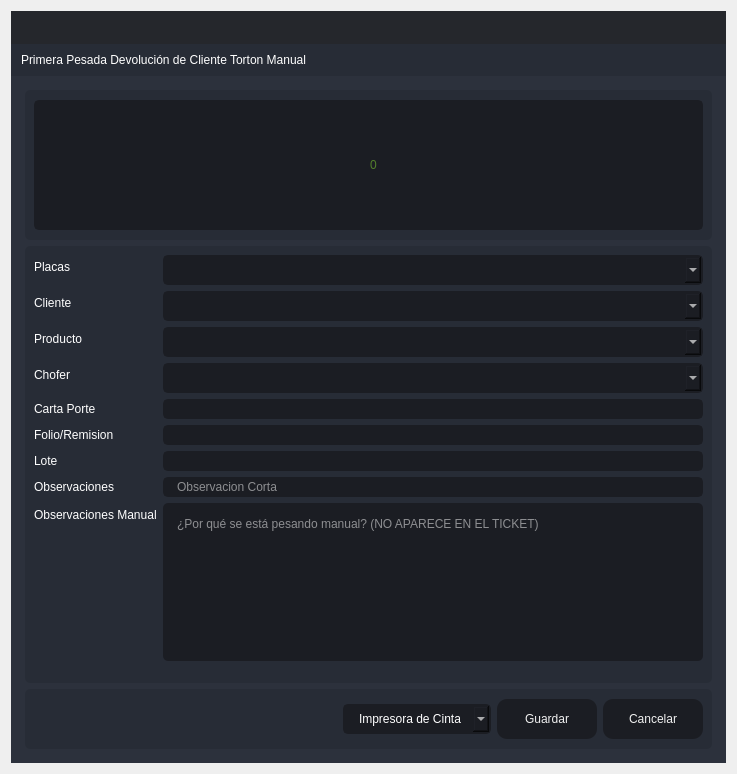
<?xml version="1.0" encoding="UTF-8"?>
<ui version="4.0">
 <class>PrimeraPDC</class>
 <widget class="QDialog" name="PrimeraPDC">
  <property name="windowModality">
   <enum>Qt::ApplicationModal</enum>
  </property>
  <property name="geometry">
   <rect>
    <x>0</x>
    <y>0</y>
    <width>737</width>
    <height>774</height>
   </rect>
  </property>
  <property name="minimumSize">
   <size>
    <width>737</width>
    <height>774</height>
   </size>
  </property>
  <property name="maximumSize">
   <size>
    <width>737</width>
    <height>774</height>
   </size>
  </property>
  <property name="windowTitle">
   <string>Primera Pesada Devolución de Cliente Torton Manual</string>
  </property>
  <layout class="QVBoxLayout" name="verticalLayout_6">
   <item>
    <widget class="QFrame" name="frame_main">
     <property name="styleSheet">
      <string notr="true">/* LINE EDIT */
QLineEdit {
	background-color: rgb(27, 29, 35);
	border-radius: 5px;
	border: 2px solid rgb(27, 29, 35);
	padding-left: 10px;
}
QLineEdit:hover {
	border: 2px solid rgb(64, 71, 88);
}
QLineEdit:focus {
	border: 2px solid rgb(91, 101, 124);
}

/* SCROLL BARS */
QScrollBar:horizontal {
    border: none;
    background: rgb(52, 59, 72);
    height: 14px;
    margin: 0px 21px 0 21px;
	border-radius: 0px;
}
QScrollBar::handle:horizontal {
    background: rgb(85, 170, 255);
    min-width: 25px;
	border-radius: 7px
}
QScrollBar::add-line:horizontal {
    border: none;
    background: rgb(55, 63, 77);
    width: 20px;
	border-top-right-radius: 7px;
    border-bottom-right-radius: 7px;
    subcontrol-position: right;
    subcontrol-origin: margin;
}
QScrollBar::sub-line:horizontal {
    border: none;
    background: rgb(55, 63, 77);
    width: 20px;
	border-top-left-radius: 7px;
    border-bottom-left-radius: 7px;
    subcontrol-position: left;
    subcontrol-origin: margin;
}
QScrollBar::up-arrow:horizontal, QScrollBar::down-arrow:horizontal
{
     background: none;
}
QScrollBar::add-page:horizontal, QScrollBar::sub-page:horizontal
{
     background: none;
}
 QScrollBar:vertical {
	border: none;
    background: rgb(52, 59, 72);
    width: 14px;
    margin: 21px 0 21px 0;
	border-radius: 0px;
 }
 QScrollBar::handle:vertical {	
	background: rgb(85, 170, 255);
    min-height: 25px;
	border-radius: 7px
 }
 QScrollBar::add-line:vertical {
     border: none;
    background: rgb(55, 63, 77);
     height: 20px;
	border-bottom-left-radius: 7px;
    border-bottom-right-radius: 7px;
     subcontrol-position: bottom;
     subcontrol-origin: margin;
 }
 QScrollBar::sub-line:vertical {
	border: none;
    background: rgb(55, 63, 77);
     height: 20px;
	border-top-left-radius: 7px;
    border-top-right-radius: 7px;
     subcontrol-position: top;
     subcontrol-origin: margin;
 }
 QScrollBar::up-arrow:vertical, QScrollBar::down-arrow:vertical {
     background: none;
 }

 QScrollBar::add-page:vertical, QScrollBar::sub-page:vertical {
     background: none;
 }

/* CHECKBOX */
QCheckBox::indicator {
    border: 3px solid rgb(52, 59, 72);
	width: 15px;
	height: 15px;
	border-radius: 10px;
    background: rgb(44, 49, 60);
}
QCheckBox::indicator:hover {
    border: 3px solid rgb(58, 66, 81);
}
QCheckBox::indicator:checked {
    background: 3px solid rgb(52, 59, 72);
	border: 3px solid rgb(52, 59, 72);	
	background-image: url(:/16x16/icons/16x16/cil-check-alt.png);
}

/* RADIO BUTTON */
QRadioButton::indicator {
    border: 3px solid rgb(52, 59, 72);
	width: 15px;
	height: 15px;
	border-radius: 10px;
    background: rgb(44, 49, 60);
}
QRadioButton::indicator:hover {
    border: 3px solid rgb(58, 66, 81);
}
QRadioButton::indicator:checked {
    background: 3px solid rgb(94, 106, 130);
	border: 3px solid rgb(52, 59, 72);	
}

/* COMBOBOX */
QComboBox{
	background-color: rgb(27, 29, 35);
	border-radius: 5px;
	border: 2px solid rgb(27, 29, 35);
	padding: 5px;
	padding-left: 10px;
}
QComboBox:hover{
	border: 2px solid rgb(64, 71, 88);
}
QComboBox::drop-down {
	subcontrol-origin: padding;
	subcontrol-position: top right;
	width: 25px; 
	border-left-width: 3px;
	border-left-color: rgba(39, 44, 54, 150);
	border-left-style: solid;
	border-top-right-radius: 3px;
	border-bottom-right-radius: 3px;	
	background-image: url(:/16x16/icons/16x16/cil-arrow-bottom.png);
	background-position: center;
	background-repeat: no-reperat;
 }
QComboBox QAbstractItemView {
	color: rgb(85, 170, 255);	
	background-color: rgb(27, 29, 35);
	padding: 10px;
	selection-background-color: rgb(39, 44, 54);
}

/* SLIDERS */
QSlider::groove:horizontal {
    border-radius: 9px;
    height: 18px;
	margin: 0px;
	background-color: rgb(52, 59, 72);
}
QSlider::groove:horizontal:hover {
	background-color: rgb(55, 62, 76);
}
QSlider::handle:horizontal {
    background-color: rgb(85, 170, 255);
    border: none;
    height: 18px;
    width: 18px;
    margin: 0px;
	border-radius: 9px;
}
QSlider::handle:horizontal:hover {
    background-color: rgb(105, 180, 255);
}
QSlider::handle:horizontal:pressed {
    background-color: rgb(65, 130, 195);
}

QSlider::groove:vertical {
    border-radius: 9px;
    width: 18px;
    margin: 0px;
	background-color: rgb(52, 59, 72);
}
QSlider::groove:vertical:hover {
	background-color: rgb(55, 62, 76);
}
QSlider::handle:vertical {
    background-color: rgb(85, 170, 255);
	border: none;
    height: 18px;
    width: 18px;
    margin: 0px;
	border-radius: 9px;
}
QSlider::handle:vertical:hover {
    background-color: rgb(105, 180, 255);
}
QSlider::handle:vertical:pressed {
    background-color: rgb(65, 130, 195);
}

</string>
     </property>
     <property name="frameShape">
      <enum>QFrame::NoFrame</enum>
     </property>
     <property name="frameShadow">
      <enum>QFrame::Raised</enum>
     </property>
     <layout class="QVBoxLayout" name="verticalLayout">
      <property name="spacing">
       <number>0</number>
      </property>
      <property name="leftMargin">
       <number>0</number>
      </property>
      <property name="topMargin">
       <number>0</number>
      </property>
      <property name="rightMargin">
       <number>0</number>
      </property>
      <property name="bottomMargin">
       <number>0</number>
      </property>
      <item>
       <widget class="QFrame" name="frame_top">
        <property name="minimumSize">
         <size>
          <width>0</width>
          <height>65</height>
         </size>
        </property>
        <property name="maximumSize">
         <size>
          <width>16777215</width>
          <height>65</height>
         </size>
        </property>
        <property name="styleSheet">
         <string notr="true">background-color: transparent;</string>
        </property>
        <property name="frameShape">
         <enum>QFrame::NoFrame</enum>
        </property>
        <property name="frameShadow">
         <enum>QFrame::Raised</enum>
        </property>
        <layout class="QHBoxLayout" name="horizontalLayout_3">
         <property name="spacing">
          <number>0</number>
         </property>
         <property name="leftMargin">
          <number>0</number>
         </property>
         <property name="topMargin">
          <number>0</number>
         </property>
         <property name="rightMargin">
          <number>0</number>
         </property>
         <property name="bottomMargin">
          <number>0</number>
         </property>
         <item>
          <widget class="QFrame" name="frame_toggle">
           <property name="maximumSize">
            <size>
             <width>70</width>
             <height>16777215</height>
            </size>
           </property>
           <property name="styleSheet">
            <string notr="true">background-color: rgb(27, 29, 35);</string>
           </property>
           <property name="frameShape">
            <enum>QFrame::NoFrame</enum>
           </property>
           <property name="frameShadow">
            <enum>QFrame::Raised</enum>
           </property>
           <layout class="QVBoxLayout" name="verticalLayout_3">
            <property name="spacing">
             <number>0</number>
            </property>
            <property name="leftMargin">
             <number>0</number>
            </property>
            <property name="topMargin">
             <number>0</number>
            </property>
            <property name="rightMargin">
             <number>0</number>
            </property>
            <property name="bottomMargin">
             <number>0</number>
            </property>
           </layout>
          </widget>
         </item>
         <item>
          <widget class="QFrame" name="frame_top_right">
           <property name="styleSheet">
            <string notr="true">background: transparent;</string>
           </property>
           <property name="frameShape">
            <enum>QFrame::NoFrame</enum>
           </property>
           <property name="frameShadow">
            <enum>QFrame::Raised</enum>
           </property>
           <layout class="QVBoxLayout" name="verticalLayout_2">
            <property name="spacing">
             <number>0</number>
            </property>
            <property name="leftMargin">
             <number>0</number>
            </property>
            <property name="topMargin">
             <number>0</number>
            </property>
            <property name="rightMargin">
             <number>0</number>
            </property>
            <property name="bottomMargin">
             <number>0</number>
            </property>
            <item>
             <widget class="QFrame" name="frame_top_btns">
              <property name="maximumSize">
               <size>
                <width>16777215</width>
                <height>42</height>
               </size>
              </property>
              <property name="styleSheet">
               <string notr="true">background-color: rgba(27, 29, 35, 200)</string>
              </property>
              <property name="frameShape">
               <enum>QFrame::NoFrame</enum>
              </property>
              <property name="frameShadow">
               <enum>QFrame::Raised</enum>
              </property>
              <layout class="QHBoxLayout" name="horizontalLayout_4">
               <property name="spacing">
                <number>0</number>
               </property>
               <property name="leftMargin">
                <number>0</number>
               </property>
               <property name="topMargin">
                <number>0</number>
               </property>
               <property name="rightMargin">
                <number>0</number>
               </property>
               <property name="bottomMargin">
                <number>0</number>
               </property>
               <item>
                <widget class="QFrame" name="frame_label_top_btns">
                 <property name="sizePolicy">
                  <sizepolicy hsizetype="Expanding" vsizetype="Preferred">
                   <horstretch>0</horstretch>
                   <verstretch>0</verstretch>
                  </sizepolicy>
                 </property>
                 <property name="frameShape">
                  <enum>QFrame::NoFrame</enum>
                 </property>
                 <property name="frameShadow">
                  <enum>QFrame::Raised</enum>
                 </property>
                 <layout class="QHBoxLayout" name="horizontalLayout_10">
                  <property name="spacing">
                   <number>0</number>
                  </property>
                  <property name="leftMargin">
                   <number>5</number>
                  </property>
                  <property name="topMargin">
                   <number>0</number>
                  </property>
                  <property name="rightMargin">
                   <number>10</number>
                  </property>
                  <property name="bottomMargin">
                   <number>0</number>
                  </property>
                 </layout>
                </widget>
               </item>
               <item alignment="Qt::AlignRight">
                <widget class="QFrame" name="frame_btns_right">
                 <property name="sizePolicy">
                  <sizepolicy hsizetype="Expanding" vsizetype="Preferred">
                   <horstretch>0</horstretch>
                   <verstretch>0</verstretch>
                  </sizepolicy>
                 </property>
                 <property name="maximumSize">
                  <size>
                   <width>120</width>
                   <height>16777215</height>
                  </size>
                 </property>
                 <property name="frameShape">
                  <enum>QFrame::NoFrame</enum>
                 </property>
                 <property name="frameShadow">
                  <enum>QFrame::Raised</enum>
                 </property>
                 <layout class="QHBoxLayout" name="horizontalLayout_5">
                  <property name="spacing">
                   <number>0</number>
                  </property>
                  <property name="leftMargin">
                   <number>0</number>
                  </property>
                  <property name="topMargin">
                   <number>0</number>
                  </property>
                  <property name="rightMargin">
                   <number>0</number>
                  </property>
                  <property name="bottomMargin">
                   <number>0</number>
                  </property>
                 </layout>
                </widget>
               </item>
              </layout>
             </widget>
            </item>
            <item>
             <widget class="QFrame" name="frame_top_info">
              <property name="maximumSize">
               <size>
                <width>16777215</width>
                <height>65</height>
               </size>
              </property>
              <property name="styleSheet">
               <string notr="true">background-color: rgb(39, 44, 54);</string>
              </property>
              <property name="frameShape">
               <enum>QFrame::NoFrame</enum>
              </property>
              <property name="frameShadow">
               <enum>QFrame::Raised</enum>
              </property>
              <layout class="QHBoxLayout" name="horizontalLayout_8">
               <property name="spacing">
                <number>0</number>
               </property>
               <property name="leftMargin">
                <number>10</number>
               </property>
               <property name="topMargin">
                <number>0</number>
               </property>
               <property name="rightMargin">
                <number>10</number>
               </property>
               <property name="bottomMargin">
                <number>0</number>
               </property>
               <item>
                <widget class="QLabel" name="label">
                 <property name="styleSheet">
                  <string notr="true">font: 75 16pt &quot;MS Shell Dlg 2&quot;;
color: rgb(255, 255, 255);</string>
                 </property>
                 <property name="text">
                  <string>Primera Pesada Devolución de Cliente Torton Manual</string>
                 </property>
                </widget>
               </item>
              </layout>
             </widget>
            </item>
           </layout>
          </widget>
         </item>
        </layout>
       </widget>
      </item>
      <item>
       <widget class="QFrame" name="frame_center">
        <property name="sizePolicy">
         <sizepolicy hsizetype="Expanding" vsizetype="Expanding">
          <horstretch>0</horstretch>
          <verstretch>0</verstretch>
         </sizepolicy>
        </property>
        <property name="styleSheet">
         <string notr="true">background-color: rgb(40, 44, 52);</string>
        </property>
        <property name="frameShape">
         <enum>QFrame::NoFrame</enum>
        </property>
        <property name="frameShadow">
         <enum>QFrame::Raised</enum>
        </property>
        <layout class="QHBoxLayout" name="horizontalLayout_2">
         <property name="spacing">
          <number>0</number>
         </property>
         <property name="leftMargin">
          <number>0</number>
         </property>
         <property name="topMargin">
          <number>0</number>
         </property>
         <property name="rightMargin">
          <number>0</number>
         </property>
         <property name="bottomMargin">
          <number>0</number>
         </property>
         <item>
          <widget class="QFrame" name="frame_content_right">
           <property name="styleSheet">
            <string notr="true">background-color: rgb(44, 49, 60);</string>
           </property>
           <property name="frameShape">
            <enum>QFrame::NoFrame</enum>
           </property>
           <property name="frameShadow">
            <enum>QFrame::Raised</enum>
           </property>
           <layout class="QVBoxLayout" name="verticalLayout_4">
            <property name="spacing">
             <number>0</number>
            </property>
            <property name="leftMargin">
             <number>0</number>
            </property>
            <property name="topMargin">
             <number>0</number>
            </property>
            <property name="rightMargin">
             <number>0</number>
            </property>
            <property name="bottomMargin">
             <number>0</number>
            </property>
            <item>
             <widget class="QFrame" name="frame_content">
              <property name="frameShape">
               <enum>QFrame::NoFrame</enum>
              </property>
              <property name="frameShadow">
               <enum>QFrame::Raised</enum>
              </property>
              <layout class="QVBoxLayout" name="verticalLayout_9">
               <property name="spacing">
                <number>0</number>
               </property>
               <property name="leftMargin">
                <number>5</number>
               </property>
               <property name="topMargin">
                <number>5</number>
               </property>
               <property name="rightMargin">
                <number>5</number>
               </property>
               <property name="bottomMargin">
                <number>5</number>
               </property>
               <item>
                <widget class="QStackedWidget" name="stackedWidget">
                 <property name="styleSheet">
                  <string notr="true">background: transparent;</string>
                 </property>
                 <property name="currentIndex">
                  <number>0</number>
                 </property>
                 <widget class="QWidget" name="page_home">
                  <layout class="QVBoxLayout" name="verticalLayout_10">
                   <item>
                    <widget class="QFrame" name="frame_3">
                     <property name="minimumSize">
                      <size>
                       <width>0</width>
                       <height>150</height>
                      </size>
                     </property>
                     <property name="maximumSize">
                      <size>
                       <width>16777215</width>
                       <height>150</height>
                      </size>
                     </property>
                     <property name="styleSheet">
                      <string notr="true">background-color: rgb(39, 44, 54);
border-radius: 5px;</string>
                     </property>
                     <property name="frameShape">
                      <enum>QFrame::StyledPanel</enum>
                     </property>
                     <property name="frameShadow">
                      <enum>QFrame::Raised</enum>
                     </property>
                     <layout class="QVBoxLayout" name="verticalLayout_11">
                      <item>
                       <layout class="QVBoxLayout" name="verticalLayout_8">
                        <item>
                         <widget class="QLineEdit" name="Peso">
                          <property name="minimumSize">
                           <size>
                            <width>0</width>
                            <height>130</height>
                           </size>
                          </property>
                          <property name="maximumSize">
                           <size>
                            <width>16777215</width>
                            <height>130</height>
                           </size>
                          </property>
                          <property name="styleSheet">
                           <string notr="true">QLineEdit {
	background-color: rgb(27, 29, 35);
	border-radius: 5px;
	border: 2px solid rgb(27, 29, 35);
	padding-left: 10px;
	font: 75 80pt &quot;MS Shell Dlg 2&quot;;	
	color: rgb(138, 226, 52);
}
QLineEdit:hover {
	border: 2px solid rgb(64, 71, 88);
}
QLineEdit:focus {
	border: 2px solid rgb(91, 101, 124);
}</string>
                          </property>
                          <property name="alignment">
                           <set>Qt::AlignCenter</set>
                          </property>
                          <property name="placeholderText">
                           <string>0</string>
                          </property>
                         </widget>
                        </item>
                       </layout>
                      </item>
                     </layout>
                    </widget>
                   </item>
                   <item>
                    <widget class="QFrame" name="frame">
                     <property name="styleSheet">
                      <string notr="true">background-color: rgb(39, 44, 54);
border-radius: 5px;</string>
                     </property>
                     <property name="frameShape">
                      <enum>QFrame::StyledPanel</enum>
                     </property>
                     <property name="frameShadow">
                      <enum>QFrame::Raised</enum>
                     </property>
                     <layout class="QVBoxLayout" name="verticalLayout_5">
                      <item>
                       <layout class="QVBoxLayout" name="verticalLayout_12">
                        <item>
                         <layout class="QFormLayout" name="formLayout">
                          <item row="0" column="0">
                           <widget class="QLabel" name="label_2">
                            <property name="styleSheet">
                             <string notr="true">color: rgb(255, 255, 255);
font: 75 12pt &quot;MS Shell Dlg 2&quot;;</string>
                            </property>
                            <property name="text">
                             <string>Placas</string>
                            </property>
                           </widget>
                          </item>
                          <item row="0" column="1">
                           <widget class="QComboBox" name="comboBox_placas">
                            <property name="styleSheet">
                             <string notr="true">QComboBox{
	background-color: rgb(27, 29, 35);
	border-radius: 5px;
	border: 2px solid rgb(27, 29, 35);
	padding: 5px;
	padding-left: 14px;
	color: rgb(255, 255, 255);
    font: 75 12pt &quot;MS Shell Dlg 2&quot;;
}
QComboBox:hover{
	border: 2px solid rgb(64, 71, 88);
}
QComboBox QAbstractItemView {
	color: rgb(85, 170, 255);	
	background-color: rgb(27, 29, 35);
	padding: 10px;
	selection-background-color: rgb(39, 44, 54);
}</string>
                            </property>
                           </widget>
                          </item>
                          <item row="1" column="0">
                           <widget class="QLabel" name="label_3">
                            <property name="styleSheet">
                             <string notr="true">color: rgb(255, 255, 255);
font: 75 12pt &quot;MS Shell Dlg 2&quot;;</string>
                            </property>
                            <property name="text">
                             <string>Cliente</string>
                            </property>
                           </widget>
                          </item>
                          <item row="1" column="1">
                           <widget class="QComboBox" name="comboBox_cliente">
                            <property name="styleSheet">
                             <string notr="true">QComboBox{
	background-color: rgb(27, 29, 35);
	border-radius: 5px;
	border: 2px solid rgb(27, 29, 35);
	padding: 5px;
	padding-left: 14px;
	color: rgb(255, 255, 255);
    font: 75 12pt &quot;MS Shell Dlg 2&quot;;
}
QComboBox:hover{
	border: 2px solid rgb(64, 71, 88);
}
QComboBox QAbstractItemView {
	color: rgb(85, 170, 255);	
	background-color: rgb(27, 29, 35);
	padding: 10px;
	selection-background-color: rgb(39, 44, 54);
}</string>
                            </property>
                           </widget>
                          </item>
                          <item row="2" column="0">
                           <widget class="QLabel" name="label_5">
                            <property name="styleSheet">
                             <string notr="true">color: rgb(255, 255, 255);
font: 75 12pt &quot;MS Shell Dlg 2&quot;;</string>
                            </property>
                            <property name="text">
                             <string>Producto</string>
                            </property>
                           </widget>
                          </item>
                          <item row="2" column="1">
                           <widget class="QComboBox" name="comboBox_productos">
                            <property name="styleSheet">
                             <string notr="true">QComboBox{
	background-color: rgb(27, 29, 35);
	border-radius: 5px;
	border: 2px solid rgb(27, 29, 35);
	padding: 5px;
	padding-left: 14px;
	color: rgb(255, 255, 255);
    font: 75 12pt &quot;MS Shell Dlg 2&quot;;
}
QComboBox:hover{
	border: 2px solid rgb(64, 71, 88);
}
QComboBox QAbstractItemView {
	color: rgb(85, 170, 255);	
	background-color: rgb(27, 29, 35);
	padding: 10px;
	selection-background-color: rgb(39, 44, 54);
}</string>
                            </property>
                           </widget>
                          </item>
                          <item row="3" column="0">
                           <widget class="QLabel" name="label_6">
                            <property name="styleSheet">
                             <string notr="true">color: rgb(255, 255, 255);
font: 75 12pt &quot;MS Shell Dlg 2&quot;;</string>
                            </property>
                            <property name="text">
                             <string>Chofer</string>
                            </property>
                           </widget>
                          </item>
                          <item row="3" column="1">
                           <widget class="QComboBox" name="comboBox_operador">
                            <property name="styleSheet">
                             <string notr="true">QComboBox{
	background-color: rgb(27, 29, 35);
	border-radius: 5px;
	border: 2px solid rgb(27, 29, 35);
	padding: 5px;
	padding-left: 14px;
	color: rgb(255, 255, 255);
    font: 75 12pt &quot;MS Shell Dlg 2&quot;;
}
QComboBox:hover{
	border: 2px solid rgb(64, 71, 88);
}
QComboBox QAbstractItemView {
	color: rgb(85, 170, 255);	
	background-color: rgb(27, 29, 35);
	padding: 10px;
	selection-background-color: rgb(39, 44, 54);
}</string>
                            </property>
                           </widget>
                          </item>
                          <item row="4" column="0">
                           <widget class="QLabel" name="label_4">
                            <property name="styleSheet">
                             <string notr="true">color: rgb(255, 255, 255);
font: 75 12pt &quot;MS Shell Dlg 2&quot;;</string>
                            </property>
                            <property name="text">
                             <string>Carta Porte</string>
                            </property>
                           </widget>
                          </item>
                          <item row="4" column="1">
                           <widget class="QLineEdit" name="cartaporte">
                            <property name="styleSheet">
                             <string notr="true">QLineEdit {
	background-color: rgb(27, 29, 35);
	border-radius: 5px;
	border: 2px solid rgb(27, 29, 35);
	padding-left: 10px;
	font: 75 12pt &quot;MS Shell Dlg 2&quot;;
	color: rgb(255, 255, 255);
}
QLineEdit:hover {
	border: 2px solid rgb(64, 71, 88);
}
QLineEdit:focus {
	border: 2px solid rgb(91, 101, 124);
}</string>
                            </property>
                           </widget>
                          </item>
                          <item row="5" column="0">
                           <widget class="QLabel" name="label_8">
                            <property name="styleSheet">
                             <string notr="true">color: rgb(255, 255, 255);
font: 75 12pt &quot;MS Shell Dlg 2&quot;;</string>
                            </property>
                            <property name="text">
                             <string>Folio/Remision</string>
                            </property>
                           </widget>
                          </item>
                          <item row="5" column="1">
                           <widget class="QLineEdit" name="folio">
                            <property name="styleSheet">
                             <string notr="true">QLineEdit {
	background-color: rgb(27, 29, 35);
	border-radius: 5px;
	border: 2px solid rgb(27, 29, 35);
	padding-left: 10px;
	font: 75 12pt &quot;MS Shell Dlg 2&quot;;
	color: rgb(255, 255, 255);
}
QLineEdit:hover {
	border: 2px solid rgb(64, 71, 88);
}
QLineEdit:focus {
	border: 2px solid rgb(91, 101, 124);
}</string>
                            </property>
                           </widget>
                          </item>
                          <item row="6" column="0">
                           <widget class="QLabel" name="label_9">
                            <property name="styleSheet">
                             <string notr="true">color: rgb(255, 255, 255);
font: 75 12pt &quot;MS Shell Dlg 2&quot;;</string>
                            </property>
                            <property name="text">
                             <string>Lote</string>
                            </property>
                           </widget>
                          </item>
                          <item row="6" column="1">
                           <widget class="QLineEdit" name="lote">
                            <property name="styleSheet">
                             <string notr="true">QLineEdit {
	background-color: rgb(27, 29, 35);
	border-radius: 5px;
	border: 2px solid rgb(27, 29, 35);
	padding-left: 10px;
	font: 75 12pt &quot;MS Shell Dlg 2&quot;;
	color: rgb(255, 255, 255);
}
QLineEdit:hover {
	border: 2px solid rgb(64, 71, 88);
}
QLineEdit:focus {
	border: 2px solid rgb(91, 101, 124);
}</string>
                            </property>
                           </widget>
                          </item>
                          <item row="7" column="0">
                           <widget class="QLabel" name="label_7">
                            <property name="styleSheet">
                             <string notr="true">color: rgb(255, 255, 255);
font: 75 12pt &quot;MS Shell Dlg 2&quot;;</string>
                            </property>
                            <property name="text">
                             <string>Observaciones</string>
                            </property>
                           </widget>
                          </item>
                          <item row="9" column="0">
                           <widget class="Line" name="line">
                            <property name="orientation">
                             <enum>Qt::Horizontal</enum>
                            </property>
                           </widget>
                          </item>
                          <item row="9" column="1">
                           <spacer name="verticalSpacer">
                            <property name="orientation">
                             <enum>Qt::Vertical</enum>
                            </property>
                            <property name="sizeHint" stdset="0">
                             <size>
                              <width>20</width>
                              <height>40</height>
                             </size>
                            </property>
                           </spacer>
                          </item>
                          <item row="8" column="0">
                           <widget class="QLabel" name="label_10">
                            <property name="styleSheet">
                             <string notr="true">color: rgb(255, 255, 255);
font: 75 12pt &quot;MS Shell Dlg 2&quot;;</string>
                            </property>
                            <property name="text">
                             <string>Observaciones Manual</string>
                            </property>
                           </widget>
                          </item>
                          <item row="8" column="1">
                           <widget class="QPlainTextEdit" name="Observaciones_Manual">
                            <property name="styleSheet">
                             <string notr="true">QPlainTextEdit {
	background-color: rgb(27, 29, 35);
	border-radius: 5px;
	padding: 10px;
    color: rgb(255, 255, 255);
	font: 75 12pt &quot;MS Shell Dlg 2&quot;;
}
QPlainTextEdit:hover {
	border: 2px solid rgb(64, 71, 88);
}
QPlainTextEdit:focus {
	border: 2px solid rgb(91, 101, 124);
}</string>
                            </property>
                            <property name="placeholderText">
                             <string>¿Por qué se está pesando manual? (NO APARECE EN EL TICKET)</string>
                            </property>
                           </widget>
                          </item>
                          <item row="7" column="1">
                           <widget class="QLineEdit" name="observaciones">
                            <property name="styleSheet">
                             <string notr="true">QLineEdit {
	background-color: rgb(27, 29, 35);
	border-radius: 5px;
	border: 2px solid rgb(27, 29, 35);
	padding-left: 10px;
	font: 75 12pt &quot;MS Shell Dlg 2&quot;;
	color: rgb(255, 255, 255);
}
QLineEdit:hover {
	border: 2px solid rgb(64, 71, 88);
}
QLineEdit:focus {
	border: 2px solid rgb(91, 101, 124);
}</string>
                            </property>
                            <property name="maxLength">
                             <number>125</number>
                            </property>
                            <property name="placeholderText">
                             <string>Observacion Corta</string>
                            </property>
                           </widget>
                          </item>
                         </layout>
                        </item>
                       </layout>
                      </item>
                     </layout>
                    </widget>
                   </item>
                   <item>
                    <widget class="QFrame" name="frame_2">
                     <property name="minimumSize">
                      <size>
                       <width>0</width>
                       <height>60</height>
                      </size>
                     </property>
                     <property name="maximumSize">
                      <size>
                       <width>16777215</width>
                       <height>60</height>
                      </size>
                     </property>
                     <property name="styleSheet">
                      <string notr="true">background-color: rgb(39, 44, 54);
border-radius: 5px;</string>
                     </property>
                     <property name="frameShape">
                      <enum>QFrame::StyledPanel</enum>
                     </property>
                     <property name="frameShadow">
                      <enum>QFrame::Raised</enum>
                     </property>
                     <layout class="QHBoxLayout" name="horizontalLayout_9">
                      <item>
                       <layout class="QGridLayout" name="gridLayout">
                        <item row="0" column="3">
                         <widget class="QPushButton" name="btnr">
                          <property name="minimumSize">
                           <size>
                            <width>100</width>
                            <height>40</height>
                           </size>
                          </property>
                          <property name="styleSheet">
                           <string notr="true">QPushButton {
	border-color: rgb(27, 29, 35);
	font: 75 10pt &quot;MS Shell Dlg 2&quot;;
	color: rgb(240, 240, 240);
	background-color: rgb(27, 29, 35);
	border: 0px solid;
	border-radius: 10px;	
}
QPushButton:hover {
	background-color:rgb(44, 49, 60);
	border-color: rgb(27, 29, 35);
	border: 2px solid;
}</string>
                          </property>
                          <property name="text">
                           <string>Cancelar</string>
                          </property>
                         </widget>
                        </item>
                        <item row="0" column="0">
                         <spacer name="horizontalSpacer">
                          <property name="orientation">
                           <enum>Qt::Horizontal</enum>
                          </property>
                          <property name="sizeHint" stdset="0">
                           <size>
                            <width>40</width>
                            <height>20</height>
                           </size>
                          </property>
                         </spacer>
                        </item>
                        <item row="0" column="2">
                         <widget class="QPushButton" name="btn_guardar">
                          <property name="minimumSize">
                           <size>
                            <width>100</width>
                            <height>40</height>
                           </size>
                          </property>
                          <property name="styleSheet">
                           <string notr="true">QPushButton {
	border-color: rgb(27, 29, 35);
	font: 75 10pt &quot;MS Shell Dlg 2&quot;;
	color: rgb(240, 240, 240);
	background-color: rgb(27, 29, 35);
	border: 0px solid;
	border-radius: 10px;	
}
QPushButton:hover {
	background-color:rgb(44, 49, 60);
	border-color: rgb(27, 29, 35);
	border: 2px solid;
}</string>
                          </property>
                          <property name="text">
                           <string>Guardar</string>
                          </property>
                         </widget>
                        </item>
                        <item row="0" column="1">
                         <widget class="QComboBox" name="comboBox_impresora">
                          <property name="styleSheet">
                           <string notr="true">QComboBox{
	background-color: rgb(27, 29, 35);
	border-radius: 5px;
	border: 2px solid rgb(27, 29, 35);
	padding: 5px;
	padding-left: 14px;
	color: rgb(255, 255, 255);
    font: 75 12pt &quot;MS Shell Dlg 2&quot;;
}
QComboBox:hover{
	border: 2px solid rgb(64, 71, 88);
}
QComboBox QAbstractItemView {
	color: rgb(85, 170, 255);	
	background-color: rgb(27, 29, 35);
	padding: 10px;
	selection-background-color: rgb(39, 44, 54);
}</string>
                          </property>
                          <item>
                           <property name="text">
                            <string>Impresora de Cinta</string>
                           </property>
                          </item>
                          <item>
                           <property name="text">
                            <string>Impresora Windows</string>
                           </property>
                          </item>
                         </widget>
                        </item>
                       </layout>
                      </item>
                     </layout>
                    </widget>
                   </item>
                  </layout>
                 </widget>
                </widget>
               </item>
              </layout>
             </widget>
            </item>
           </layout>
          </widget>
         </item>
        </layout>
       </widget>
      </item>
     </layout>
    </widget>
   </item>
  </layout>
 </widget>
 <tabstops>
  <tabstop>Peso</tabstop>
  <tabstop>comboBox_placas</tabstop>
  <tabstop>comboBox_cliente</tabstop>
  <tabstop>comboBox_productos</tabstop>
  <tabstop>comboBox_operador</tabstop>
  <tabstop>cartaporte</tabstop>
  <tabstop>folio</tabstop>
  <tabstop>lote</tabstop>
  <tabstop>observaciones</tabstop>
  <tabstop>Observaciones_Manual</tabstop>
  <tabstop>btn_guardar</tabstop>
  <tabstop>btnr</tabstop>
 </tabstops>
 <resources/>
 <connections/>
</ui>
